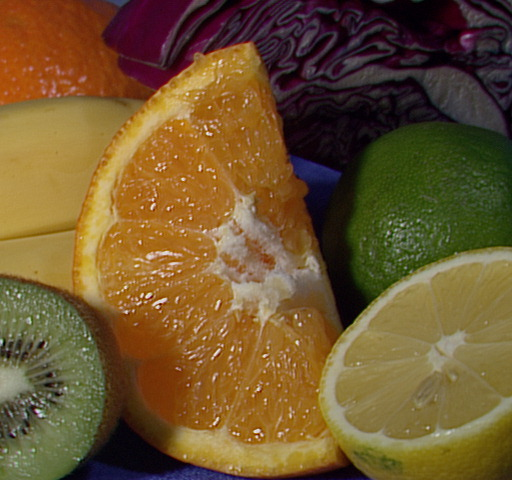
//> input picture other/opencv/fruits.jpg, 512 x 480 px
$ ./kadai1   (built with g++ and OpenCV 4)
//> lines starting //> are read from the running program, lines starting //| are printed output that depends on the picture; after the words box and inside, x2 and y2 are one past the last pixel; in counts of white or black regions, pixels touching at a corner belong together
#include <opencv2/opencv.hpp>
#include <stdio.h>

#define FLAG 1 // (0: direct access / 1: built −in function )

char *preset_file = "fruits.jpg";

void convertToBlured(cv::Mat &input, cv::Mat &blureded);
void convertToSobeled(cv::Mat &input, cv::Mat &sobeled);

int main(int argc, char *argv[])
{
    char *input_file;
    // 1. prepare Mat objects for input−image and output−image
    cv::Mat input, blured, sobeled;

    if(argc == 2){
        input_file = argv[1];
    }
    else{
        input_file = preset_file;
    }

    // 2. read an image from the specified file
    input = cv::imread(input_file, 1);
//> input is the input picture: 480 rows x 512 cols, CV_8UC3; mean B, G, R 46.2, 85.6, 110.8
    if(input.empty()){
        fprintf(stderr, "cannot open %s\n", input_file);
        exit(0);
    }

    convertToBlured(input, blured);
    convertToSobeled(input, sobeled);

    // 5. create windows
    cv::namedWindow("original image", 1);
    cv::namedWindow("blured image", 1);
    cv::namedWindow("sobeled image", 1);

    // 6. show images
    cv::imshow("original image", input);
    cv::imshow("blured image", blured);
    cv::imshow("sobeled image", sobeled);

    // 7. wait key input
    cv::waitKey(0);

    // 8. save the processed result
    cv::imwrite("blured.jpg", blured);
    cv::imwrite("sobeled.jpg", sobeled);

    return 0;
}

void convertToBlured(cv::Mat &input, cv::Mat &blured)
{
#if FLAG // use built−in function
    cv::Size ksize = cv::Size(11, 11);

    // 4. convert to blured image
    cv::GaussianBlur(input, blured, ksize, 0);
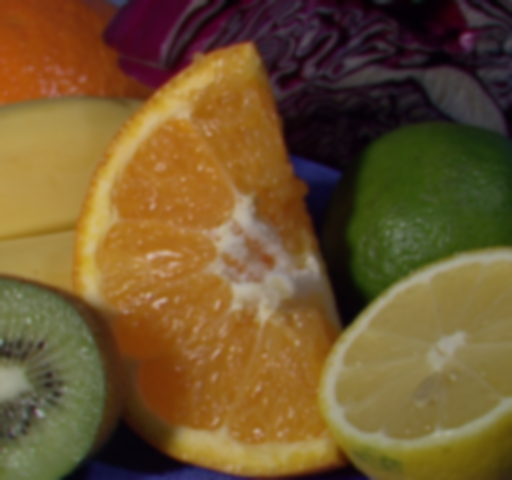
//> blured: 480 rows x 512 cols, CV_8UC3; mean B, G, R 46.2, 85.6, 110.8


#else

    // 3. create Mat for output−image
    cv::Size s = input.size();
    blured.create(s, CV_8UC1);
    int weight_map = {{1, 4, 6, 4, 1}, {4, 16, 24, 16, 4}, {6, 24, 36, 24, 6}, {4, 16, 24, 16, 4}, {1, 4, 6, 4, 1}};

    for(int j = 0; j < s.height; j++){
        uchar *ptr1, *ptr2;
        ptr1 = input.ptr<uchar>(j);
        ptr2 = blured.ptr<uchar>(j);

        // 4. convert into blured
        for(int i = 0; i < s.width; i++){
            int total_weight = 0;

            for(int k=-2; k<=2; k++){
                for(int l=-2; l<=2; l++){
                    if(k == 0 && l == 0) continue;
                    if()
                        total_weight += weight_map[k+2][l+2]
                }
            }
            double y = 0.114 * ((double)ptr1[0]) + 0.587 * (double)ptr1[1] + 0.299 * (double)ptr1[2];
            if(y > 255) y = 255;
            if(y < 0) y = 0;

            *ptr2 = (uchar)y;
            ptr1 += 3;
            ptr2 += 3;
        }
    }
#endif
}

void convertToSobeled(cv::Mat &input, cv::Mat &sobeled)
{
#if FLAG // use built−in function
    cv::Mat grayed;
    cv::cvtColor(input, grayed, CV_BGR2GRAY);
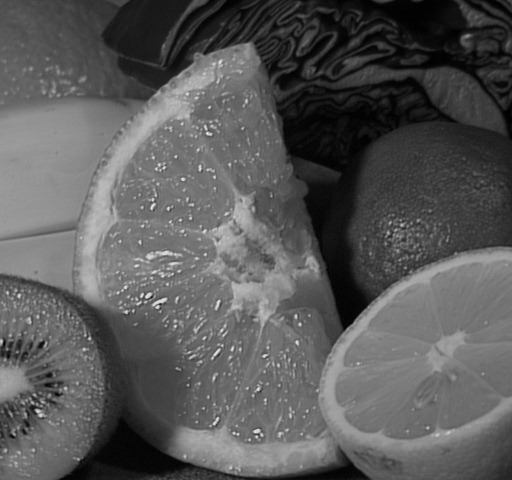
//> grayed: 480 rows x 512 cols, CV_8UC1; min 0, max 238, mean 88.7
    cv::Size s = grayed.size();
//> s = Size(512, 480)
    for(int j = 0; j < s.height; j++){
        uchar *ptr1;
        ptr1 = grayed.ptr<uchar>(j);

        // 4. convert color to gray
        for(int i = 0; i < s.width; i++){
            *ptr1 = (uchar)*ptr1/40*40;
            if(*ptr1 > 255){
                *ptr1 = 255;
            }
            ptr1++;
        }
    }
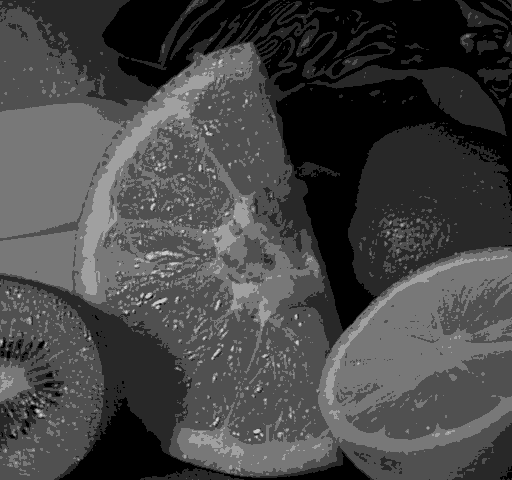
//> grayed: 480 rows x 512 cols, CV_8UC1; min 0, max 200, mean 69.1
    cv::imshow("gray image", grayed);

    // 4. convert image using sobel filter
    cv::Sobel(grayed, sobeled, CV_8U, 1, 0, 3);
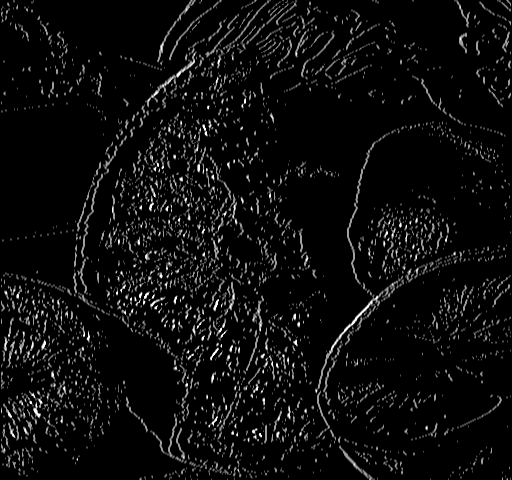
//> sobeled: 480 rows x 512 cols, CV_8UC1; min 0, max 255, mean 12.9
    cv::threshold(sobeled, sobeled, 30, 255, CV_THRESH_BINARY);
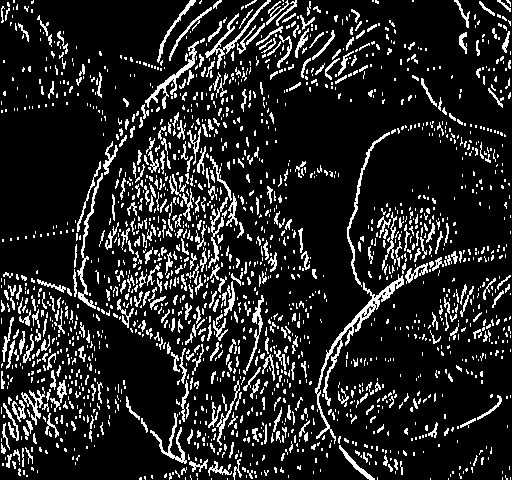
//> sobeled: 480 rows x 512 cols, CV_8UC1; 14.2% white in thin lines or dots

#else

    // 3. create Mat for output−image
    cv::Size s = input.size();
    processed.create(s, CV_8UC1);

    for(int j = 0; j < s.height; j++){
        uchar *ptr1, *ptr2;
        ptr1 = input.ptr<uchar>(j);
        ptr2 = processed.ptr<uchar>(j);

        // 4. convert color to gray
        for(int i = 0; i < s.width; i++){
            double y = 0.114 * ((double)ptr1[0]) + 0.587 * (double)ptr1[1] + 0.299 * (double)ptr1[2];
            if(y > 255) y = 255;
            if(y < 0) y = 0;

            *ptr2 = (uchar)y;
            ptr1 += 3;
            ptr2++;
        }
    }
#endif
}
